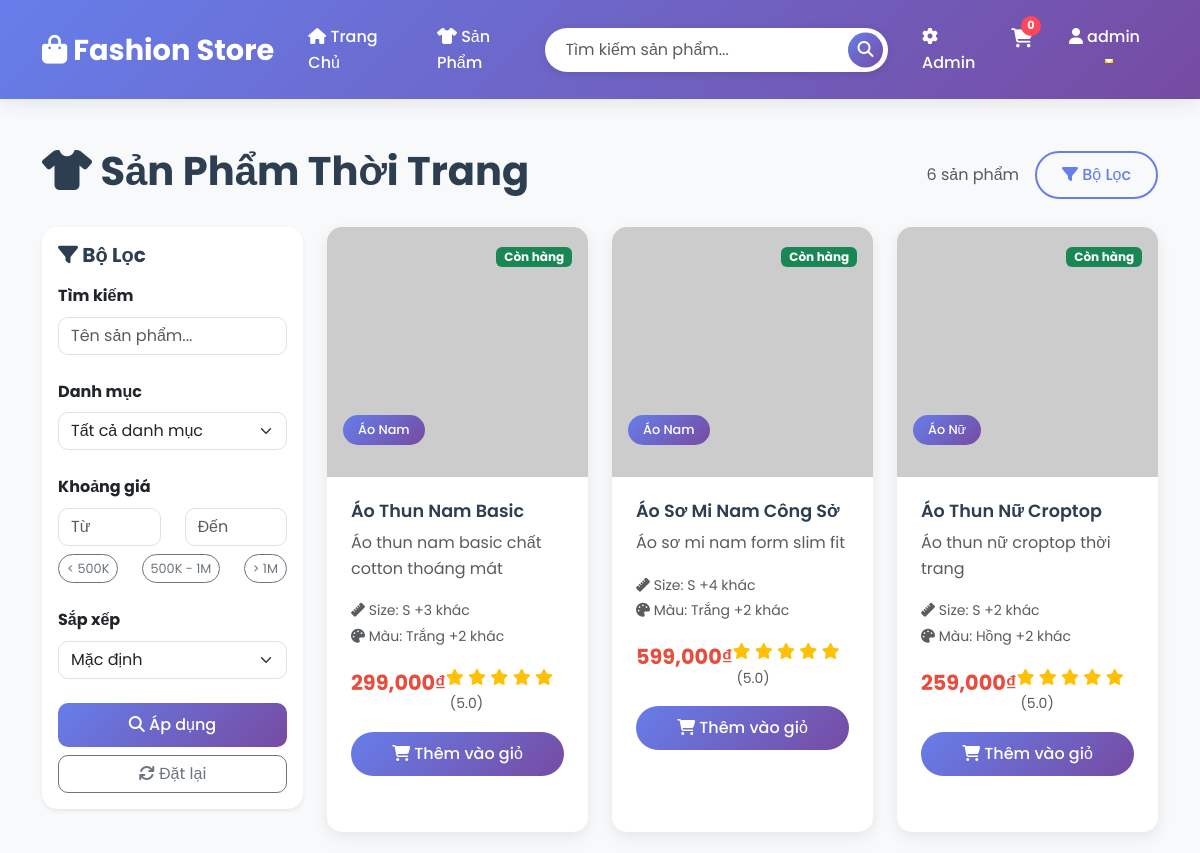
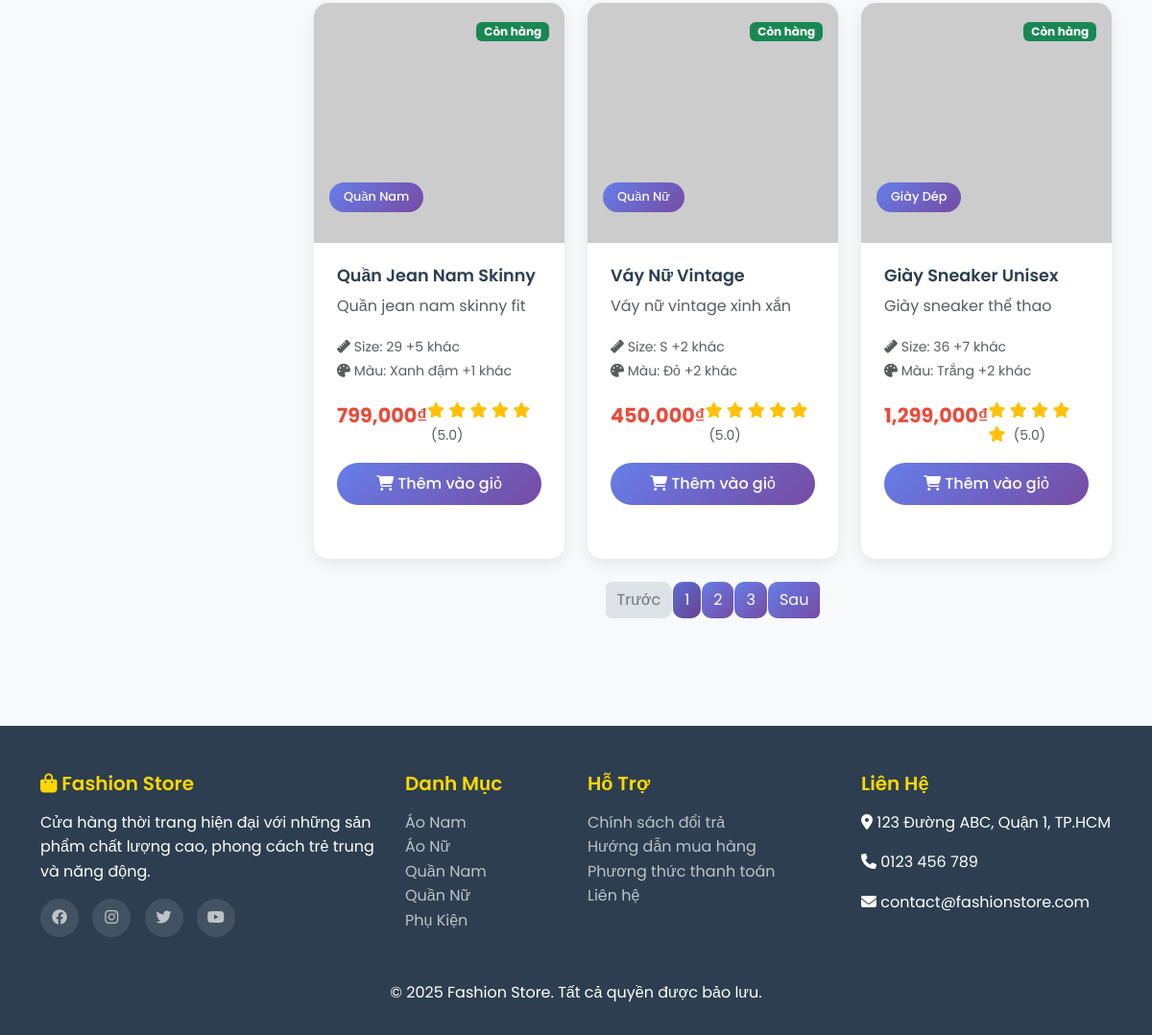
Screenshot of /products (signed in) with the database file from the repository (2 pictures, top to bottom).
### tables this page shows
CREATE TABLE products (
            id INTEGER PRIMARY KEY AUTOINCREMENT,
            name TEXT NOT NULL,
            description TEXT,
            price REAL NOT NULL,
            category_id INTEGER,
            image_url TEXT,
            stock INTEGER DEFAULT 0,
            size TEXT,
            color TEXT,
            created_at TIMESTAMP DEFAULT CURRENT_TIMESTAMP,
            FOREIGN KEY (category_id) REFERENCES categories (id)
        );

CREATE TABLE categories (
            id INTEGER PRIMARY KEY AUTOINCREMENT,
            name TEXT UNIQUE NOT NULL,
            description TEXT,
            created_at TIMESTAMP DEFAULT CURRENT_TIMESTAMP
        );

### app.py (the view)
    def products(self):
        conn = self.get_db_connection()
        category_id = request.args.get('category', type=int)
        search = request.args.get('search', '')
        min_price = request.args.get('min_price', type=float)
        max_price = request.args.get('max_price', type=float)
        query = '''
            SELECT p.*, c.name as category_name
            FROM products p
            LEFT JOIN categories c ON p.category_id = c.id
            WHERE 1=1
        '''
        params = []
        if category_id:
            query += ' AND p.category_id=?'
            params.append(category_id)
        if search:
            query += ' AND (p.name LIKE ? OR p.description LIKE ?)'
            params.extend([f'%{search}%', f'%{search}%'])
        if min_price:
            query += ' AND p.price>=?'
            params.append(min_price)
        if max_price:
            query += ' AND p.price<=?'
            params.append(max_price)
        products = conn.execute(query, params).fetchall()
        categories = conn.execute('SELECT * FROM categories').fetchall()
        conn.close()
        return render_template('products.html', products=products, categories=categories)

### app.py (called while the page is built)
    def get_db_connection(self):
        conn = sqlite3.connect(self.db_path)
        conn.row_factory = sqlite3.Row  # cho phép truy xuất theo tên cột
        return conn

### templates/products.html (shortened to what this page needs)
{% extends "base.html" %}
{% block content %}
<div class="container">
    <div class="row">
        <div class="col-12">
            <div class="d-flex justify-content-between align-items-center mb-4">
                <h1 class="fw-bold" style="color: #2c3e50;">
                    <i class="fas fa-tshirt"></i> Sản Phẩm Thời Trang
                </h1>
                <div class="d-flex align-items-center">
                    <span class="text-muted me-3">{{ products|length }} sản phẩm</span>
                    <button class="btn btn-outline-primary" type="button" data-bs-toggle="offcanvas" data-bs-target="#filterOffcanvas">
                        <i class="fas fa-filter"></i> Bộ Lọc
                    </button>
                </div>
            </div>
        </div>
    </div>
    <div class="row">
        <div class="col-lg-3 mb-4">
            <div class="card border-0 shadow-sm" style="border-radius: 15px;">
                <div class="card-body">
                    <h5 class="fw-bold mb-3" style="color: #2c3e50;">
                        <i class="fas fa-filter"></i> Bộ Lọc
                    </h5>
                    <form method="GET" id="filterForm">
                        <div class="mb-4">
                            <label class="form-label fw-bold">Tìm kiếm</label>
                            <input type="text" name="search" class="form-control" placeholder="Tên sản phẩm..."
                                   value="{{ request.args.get('search', '') }}" style="border-radius: 10px;">
                        </div>
                        <div class="mb-4">
                            <label class="form-label fw-bold">Danh mục</label>
                            <select name="category" class="form-select" style="border-radius: 10px;">
                                <option value="">Tất cả danh mục</option>
                            </select>
                        </div>
                        <div class="mb-4">
                            <label class="form-label fw-bold">Khoảng giá</label>
                            <div class="row">
                                <div class="col-6">
                                    <input type="number" name="min_price" class="form-control" placeholder="Từ"
                                           value="{{ request.args.get('min_price', '') }}" style="border-radius: 10px;">
                                </div>
                                <div class="col-6">
                                    <input type="number" name="max_price" class="form-control" placeholder="Đến"
                                           value="{{ request.args.get('max_price', '') }}" style="border-radius: 10px;">
                                </div>
                            </div>
                            <div class="mt-2">
                                <div class="d-flex justify-content-between">
                                    <button type="button" class="btn btn-sm btn-outline-secondary price-preset" data-min="0" data-max="500000">
                                        < 500K
                                    </button>
                                    <button type="button" class="btn btn-sm btn-outline-secondary price-preset" data-min="500000" data-max="1000000">
                                        500K - 1M
                                    </button>
                                    <button type="button" class="btn btn-sm btn-outline-secondary price-preset" data-min="1000000" data-max="">
                                        > 1M
                                    </button>
                                </div>
                            </div>
                        </div>
                        <div class="mb-4">
                            <label class="form-label fw-bold">Sắp xếp</label>
                            <select name="sort" class="form-select" style="border-radius: 10px;">
                                <option value="">Mặc định</option>
                            </select>
                        </div>
                        <div class="d-grid gap-2">
                            <button type="submit" class="btn btn-primary" style="border-radius: 10px;">
                                <i class="fas fa-search"></i> Áp dụng
                            </button>
                            <a href="{{ url_for('products') }}" class="btn btn-outline-secondary" style="border-radius: 10px;">
                                <i class="fas fa-refresh"></i> Đặt lại
                            </a>
                        </div>
                    </form>
                </div>
            </div>
        </div>
        <div class="col-lg-9">
            {% if products %}
            <div class="row">
                {% for product in products %}
                <div class="col-md-6 col-lg-4 mb-4">
                    <div class="product-card h-100">
                        <div class="position-relative overflow-hidden">
                            <img src="{{ product.image_url }}" class="card-img-top" alt="{{ product.name }}"
                                 onerror="this.src='https://via.placeholder.com/300x250/667eea/ffffff?text=Fashion+Item'">
                            <div class="position-absolute top-0 end-0 m-3">
                                {% if product.stock <= 5 and product.stock > 0 %}
                                <span class="badge bg-warning text-dark">Sắp hết</span>
                                {% elif product.stock == 0 %}
                                <span class="badge bg-danger">Hết hàng</span>
                                {% else %}
                                <span class="badge bg-success">Còn hàng</span>
                                {% endif %}
                            </div>
                            {% if product.category_name %}
                            <div class="position-absolute bottom-0 start-0 m-3">
                                <span class="category-tag">{{ product.category_name }}</span>
                            </div>
                            {% endif %}
                        </div>
                        <div class="card-body d-flex flex-column">
                            <h5 class="product-title">{{ product.name }}</h5>
                            <p class="card-text text-muted flex-grow-1">
                                {{ product.description[:80] }}{% if product.description|length > 80 %}...{% endif %}
                            </p>
                            <div class="mb-3">
                                {% if product.size %}
                                <small class="text-muted">
                                    <i class="fas fa-ruler"></i> Size: {{ product.size.split(',')[0] }}{% if ',' in product.size %} +{{ product.size.split(',')|length - 1 }} khác{% endif %}
                                </small><br>
                                {% endif %}
                                {% if product.color %}
                                <small class="text-muted">
                                    <i class="fas fa-palette"></i> Màu: {{ product.color.split(',')[0] }}{% if ',' in product.color %} +{{ product.color.split(',')|length - 1 }} khác{% endif %}
                                </small>
                                {% endif %}
                            </div>
                            <div class="d-flex justify-content-between align-items-center mb-3">
                                <span class="product-price">{{ "{:,.0f}".format(product.price) }}₫</span>
                                <div class="text-warning">
                                    <i class="fas fa-star"></i>
                                    <i class="fas fa-star"></i>
                                    <i class="fas fa-star"></i>
                                    <i class="fas fa-star"></i>
                                    <i class="fas fa-star"></i>
                                    <small class="text-muted ms-1">(5.0)</small>
                                </div>
                            </div>
                            <div class="d-grid gap-2">
                                {% if product.stock > 0 %}
                                <a href="{{ url_for('product_detail', product_id=product.id) }}" class="btn btn-primary">
                                    <i class="fas fa-shopping-cart"></i> Thêm vào giỏ
                                </a>
                                {% else %}
                                <button class="btn btn-secondary" disabled>
                                    <i class="fas fa-times"></i> Hết hàng
                                </button>
                                {% endif %}
                            </div>
                        </div>
                    </div>
                </div>
                {% endfor %}
            </div>
            <div class="row">
                <div class="col-12">
                    <nav aria-label="Product pagination">
                        <ul class="pagination justify-content-center">
                            <li class="page-item disabled">
                                <a class="page-link" href="#" tabindex="-1">Trước</a>
                            </li>
                            <li class="page-item active"><a class="page-link" href="#">1</a></li>
                            <li class="page-item"><a class="page-link" href="#">2</a></li>
                            <li class="page-item"><a class="page-link" href="#">3</a></li>
                            <li class="page-item">
                                <a class="page-link" href="#">Sau</a>
                            </li>
                        </ul>
                    </nav>
                </div>
            </div>
            {% endif %}
        </div>
    </div>
</div>
{% endblock %}

### templates/base.html (style rules this page uses)
* { margin: 0; padding: 0; box-sizing: border-box; }
body { font-family: 'Poppins', sans-serif; line-height: 1.6; color: #333; background-color: #f8f9fa; }
.product-card { border: none; border-radius: 15px; overflow: hidden; transition: all 0.3s ease; box-shadow: 0 5px 15px rgba(0,0,0,0.08); margin-bottom: 2rem; background: white; }
.product-card img { width: 100%; height: 250px; object-fit: cover; transition: all 0.3s ease; }
.product-card .card-body { padding: 1.5rem; }
.product-title { font-weight: 600; color: #2c3e50; margin-bottom: 0.5rem; font-size: 1.1rem; }
.product-price { font-size: 1.3rem; font-weight: 700; color: #e74c3c; margin-bottom: 1rem; }
.btn-primary { background: linear-gradient(135deg, #667eea 0%, #764ba2 100%); border: none; border-radius: 25px; padding: 10px 25px; font-weight: 500; transition: all 0.3s ease; }
.btn-outline-primary { border: 2px solid #667eea; color: #667eea; border-radius: 25px; padding: 10px 25px; font-weight: 500; transition: all 0.3s ease; }
.category-tag { display: inline-block; background: linear-gradient(135deg, #667eea 0%, #764ba2 100%); color: white; padding: 5px 15px; border-radius: 20px; font-size: 0.8rem; font-weight: 500; margin-bottom: 1rem; }

### templates/products.html (style rules this page uses)
.price-preset { border-radius: 15px !important; font-size: 0.8rem; }
.pagination .page-link { border-radius: 10px; margin: 0 2px; border: none; background: linear-gradient(135deg, #667eea 0%, #764ba2 100%); color: white; }
.pagination .page-item.active .page-link { background: linear-gradient(135deg, #5a6fd8 0%, #6a4190 100%); }
.pagination .page-item.disabled .page-link { background: #dee2e6; color: #6c757d; }

### rows the page displays
products: stock "Còn hàng", category_name "Áo Nam", name "Áo Thun Nam Basic", description "Áo thun nam basic chất cotton thoáng mát", size "S", size.split|length "3", color "Trắng", color.split|length "2", price "299,000"
products: stock "Còn hàng", category_name "Áo Nam", name "Áo Sơ Mi Nam Công Sở", description "Áo sơ mi nam form slim fit", size "S", size.split|length "4", color "Trắng", color.split|length "2", price "599,000"
products: stock "Còn hàng", category_name "Áo Nữ", name "Áo Thun Nữ Croptop", description "Áo thun nữ croptop thời trang", size "S", size.split|length "2", color "Hồng", color.split|length "2", price "259,000"
products: stock "Còn hàng", category_name "Quần Nam", name "Quần Jean Nam Skinny", description "Quần jean nam skinny fit", size "29", size.split|length "5", color "Xanh đậm", color.split|length "1", price "799,000"
products: stock "Còn hàng", category_name "Quần Nữ", name "Váy Nữ Vintage", description "Váy nữ vintage xinh xắn", size "S", size.split|length "2", color "Đỏ", color.split|length "2", price "450,000"
products: stock "Còn hàng", category_name "Giày Dép", name "Giày Sneaker Unisex", description "Giày sneaker thể thao", size "36", size.split|length "7", color "Trắng", color.split|length "2", price "1,299,000"

### other values shown
{{ session.username }} "admin"
{{ products|length }} "6"
